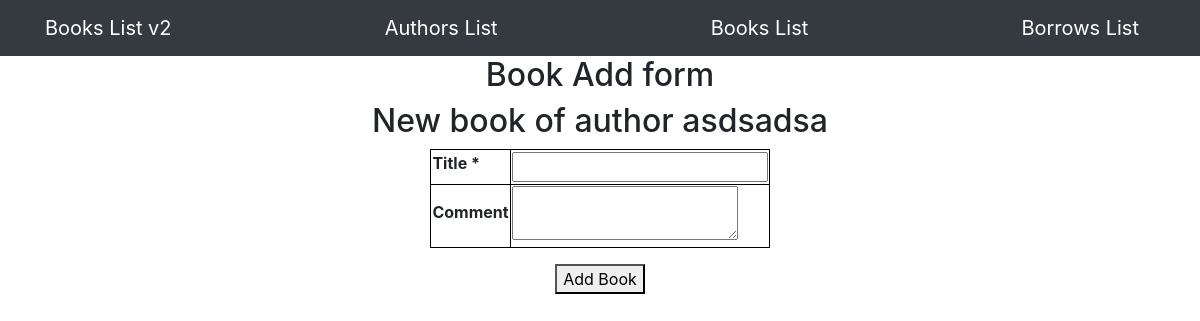
The page /addbook/7 on the database as committed earlier.
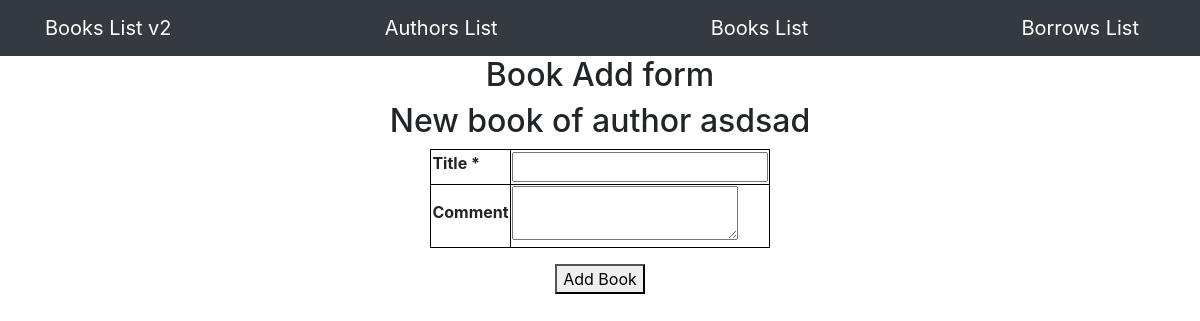
The same page on the database as committed later.
### app/models.py (models this page shows, shortened)
class Author(db.Model):
    id = db.Column(db.Integer, primary_key=True)
    name = db.Column(db.String(100), index=True, unique=True)
    comment = db.Column(db.String(100), index=True)
    books = db.relationship("Book", backref="author")

### app/routes.py (the view)
@app.route('/addbook/<int:author_id>', methods=["GET", "POST"])
def add_book_view(author_id):
    form = BookOnlyForm()
    if request.method == "POST" and form.validate_on_submit():
        author_id = request.form.get('author_id')
        add_book(form, author_id)
        return redirect(url_for("books_view"))
    author = Author.query.filter_by(id=author_id).first()
    return render_template("add_book.html",
                           form=form,
                           author_name=author.name,
                           author_id=author_id)

### app/forms.py
class BookOnlyForm(FlaskForm):
    title = StringField('Title', validators=[DataRequired()])
    comment = TextAreaField('Comment')

### app/templates/add_book.html (shortened to what this page needs)
{% extends "base.html" %}
{% block content %}
<div class="d-flex flex-column justify-content-center align-items-center">
    <h2>Book Add form</h2>
    <h2>New book of author {{author_name}}</h2>
    <form class="d-flex flex-column justify-content-center align-items-center" method="POST" action="/addbook/{{ author_id }}">
        <table>
            {% for field in form if field.widget.input_type != 'hidden' %}
                <tr>
                    <th>{{ field.label }} {% if field.flags.required %}*{% endif %}</th>
                    <td>{{ field }}</td>
                </tr>
            {% endfor %}
        </table>
        <button class="mt-3" type="submit">Add Book</button>
    </form>
</div>
{% endblock %}

Rows that differ between the two databases and show on the page:
changed Author: name "asdsadsa" → "asdsad"
